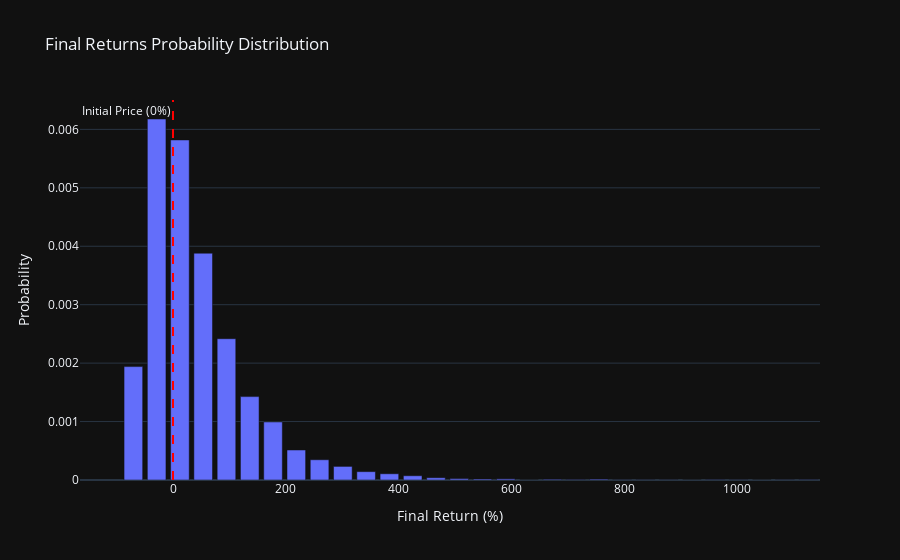
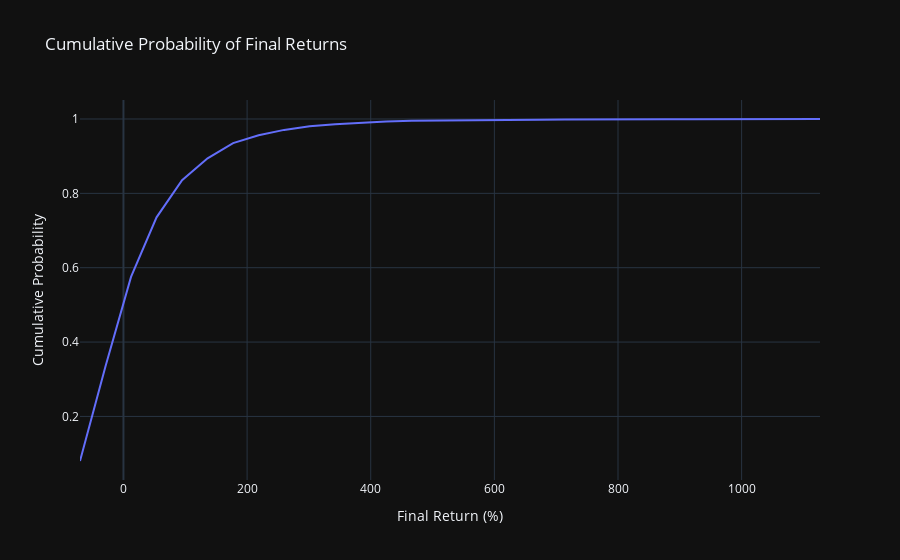

The cell these charts' notebook holds for them, in order:
### Markdown cell above
Forecasting Future Stock Prices – continued:

### Code cell
import numpy as np  
import pandas as pd  
import yfinance as yf  
from scipy.stats import norm  
import plotly.express as px
import plotly.graph_objects as go
import matplotlib.pyplot as plt


plt.style.use('dark_background')


ticker = 'BTC-USD'  
start_date = "2020-01-01"  
end_date = "2024-01-01"  


data = yf.download(ticker, start=start_date, end=end_date)
prices = data['Close']


log_returns = np.log(1 + data['Close'].pct_change())
u = log_returns.mean()  # Mean of returns
var = log_returns.var()  # Variance of returns
drift = u - (0.5 * var)  # Drift
stdev = log_returns.std()  # Standard deviation of returns

# =============================================================== Monte Carlo Simulation
t_intervals = 300  # Simulation length (days)
iterations = 10000

# Aligning dimensions
daily_returns = np.exp(
    drift + stdev * norm.ppf(np.random.rand(t_intervals, iterations))
)


last_price = prices.iloc[-1]  # Last known price
price_paths = np.zeros_like(daily_returns)
price_paths[0] = last_price

for t in range(1, t_intervals):
    price_paths[t] = price_paths[t - 1] * daily_returns[t]


final_prices = price_paths[-1]
initial_price = last_price
returns = (final_prices - initial_price) / initial_price * 100  # Returns in percentage

# Normalizing frequency to probability
bins = 30
hist, bin_edges = np.histogram(returns, bins=bins, density=True)  # `density=True` normalizes data
bin_centers = (bin_edges[:-1] + bin_edges[1:]) / 2  # Calculate bin centers


hist_df = pd.DataFrame({
    'Final Return (%)': bin_centers,
    'Probability': hist
})


fig = px.bar(
    hist_df,
    x='Final Return (%)',
    y='Probability',
    title="Final Returns Probability Distribution",
    labels={'Final Return (%)': 'Final Return (%)', 'Probability': 'Probability'},
    template="plotly_dark"  
)


fig.add_vline(
    x=0, 
    line=dict(color="red", dash="dash"), 
    annotation_text="Initial Price (0%)",
    annotation_position="top left"
)


fig.show()

plt.figure(figsize=(10, 6))
plt.plot(price_paths, alpha=0.7)  
plt.title(f"Monte Carlo Simulation for {ticker}", color='white')
plt.xlabel("Days", color='white')
plt.ylabel("Simulated Price", color='white')
plt.grid(alpha=0.3)
plt.show()

# Value at Risk (VaR) for a 10% confidence level
confidence_level = 0.1
var_5 = np.percentile(returns, confidence_level * 100)

es_5 = returns[returns <= var_5].mean()

print(f"VaR 10%: {var_5:.2f}%")  # Maximum expected loss
print(f"Expected Shortfall 10%: {es_5:.2f}%")  # Average expected loss

# Decision based on the probability of return above threshold
threshold = 20  # %
prob_positive = (returns > threshold).mean()
print(f"Probability of return above {threshold}%:", prob_positive)
if prob_positive > 0.6:  # 60% chance of return above the limit
    print("Decision: Invest based on Monte Carlo analysis.")
else:
    print("Decision: Do not invest due to high risk or low return expectation.")

# Answer the question at each point: "What is the probability that the final return will be less than or equal to X%?"
hist_df['Cumulative Probability'] = hist_df['Probability'].cumsum() / hist_df['Probability'].sum()

fig = px.line(
    hist_df,
    x='Final Return (%)',
    y='Cumulative Probability',
    title="Cumulative Probability of Final Returns",
    labels={'Final Return (%)': 'Final Return (%)', 'Cumulative Probability': 'Cumulative Probability'},
    template="plotly_dark"  
)
fig.show()

### Figure 1 — Plotly figure (JSON) as saved in the notebook; plotly's stock layout.template omitted (floating-point values rounded to 4 significant figures)
{"data": [{"alignmentgroup": "True", "hovertemplate": "Final Return (%)=%{x}<br>Probability=%{y}<extra></extra>", "legendgroup": "", "marker": {"color": "#636efa", "pattern": {"shape": ""}}, "name": "", "offsetgroup": "", "orientation": "v", "showlegend": false, "textposition": "auto", "type": "bar", "x": [-70.28, -29.0, 12.27, 53.55, 94.83, 136.1, 177.4, 218.7, 259.9, 301.2, 342.5, 383.8, 425.0, 466.3, 507.6, 548.9, 590.2, 631.4, 672.7, 714.0, 755.3, 796.5, 837.8, 879.1, 920.4, 961.6, 1003.0, 1044.0, 1085.0, 1127.0], "xaxis": "x", "y": [0.001941, 0.006178, 0.005819, 0.003881, 0.002418, 0.001427, 0.0009933, 0.0005136, 0.0003464, 0.0002326, 0.0001429, 0.0001066, 7.268e-05, 3.876e-05, 2.423e-05, 1.696e-05, 1.938e-05, 0, 1.211e-05, 7.268e-06, 1.454e-05, 2.423e-06, 2.423e-06, 2.423e-06, 0, 4.845e-06, 2.423e-06, 0, 2.423e-06, 4.845e-06], "yaxis": "y"}], "layout": {"annotations": [{"showarrow": false, "text": "Initial Price (0%)", "x": 0, "xanchor": "right", "xref": "x", "y": 1, "yanchor": "top", "yref": "y domain"}], "barmode": "relative", "legend": {"tracegroupgap": 0}, "shapes": [{"line": {"color": "red", "dash": "dash"}, "type": "line", "x0": 0, "x1": 0, "xref": "x", "y0": 0, "y1": 1, "yref": "y domain"}], "title": {"text": "Final Returns Probability Distribution"}, "xaxis": {"anchor": "y", "domain": [0, 1], "title": {"text": "Final Return (%)"}}, "yaxis": {"anchor": "x", "domain": [0, 1], "title": {"text": "Probability"}}}}

### Figure 2 — Plotly figure (JSON) as saved in the notebook; plotly's stock layout.template omitted (floating-point values rounded to 4 significant figures)
{"data": [{"hovertemplate": "Final Return (%)=%{x}<br>Cumulative Probability=%{y}<extra></extra>", "legendgroup": "", "line": {"color": "#636efa", "dash": "solid"}, "marker": {"symbol": "circle"}, "mode": "lines", "name": "", "orientation": "v", "showlegend": false, "type": "scatter", "x": [-70.28, -29.0, 12.27, 53.55, 94.83, 136.1, 177.4, 218.7, 259.9, 301.2, 342.5, 383.8, 425.0, 466.3, 507.6, 548.9, 590.2, 631.4, 672.7, 714.0, 755.3, 796.5, 837.8, 879.1, 920.4, 961.6, 1003.0, 1044.0, 1085.0, 1127.0], "xaxis": "x", "y": [0.0801, 0.3351, 0.5753, 0.7355, 0.8353, 0.8942, 0.9352, 0.9564, 0.9707, 0.9803, 0.9862, 0.9906, 0.9936, 0.9952, 0.9962, 0.9969, 0.9977, 0.9977, 0.9982, 0.9985, 0.9991, 0.9992, 0.9993, 0.9994, 0.9994, 0.9996, 0.9997, 0.9997, 0.9998, 1.0], "yaxis": "y"}], "layout": {"legend": {"tracegroupgap": 0}, "title": {"text": "Cumulative Probability of Final Returns"}, "xaxis": {"anchor": "y", "domain": [0, 1], "title": {"text": "Final Return (%)"}}, "yaxis": {"anchor": "x", "domain": [0, 1], "title": {"text": "Cumulative Probability"}}}}
